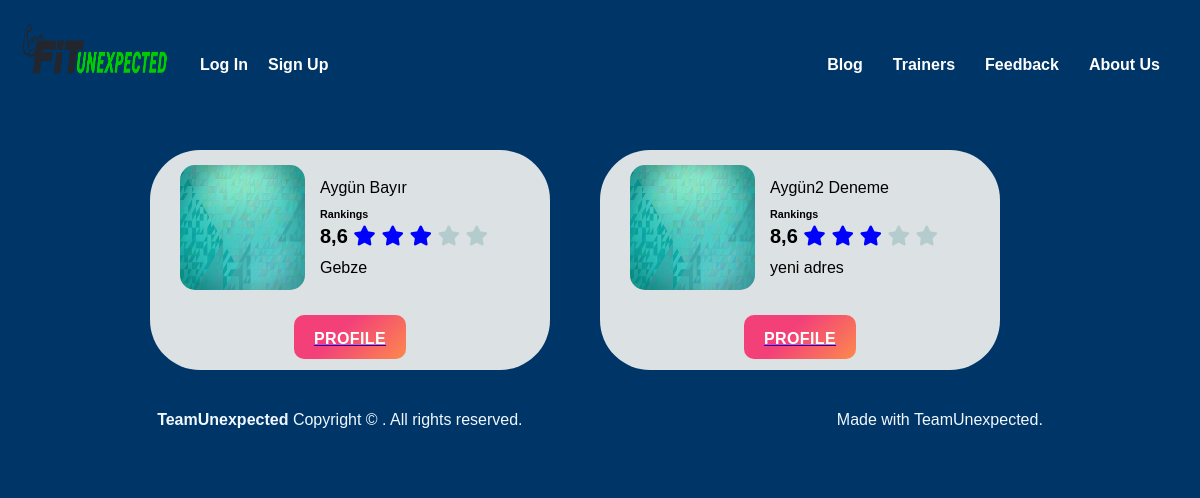
The page /trainer/index/ on the database its author committed.
### trainer/models.py (models this page shows, shortened)
class Trainer(models.Model):
    Name= models.CharField(max_length=120)
    Surname = models.CharField(max_length=120)
    City = models.CharField(max_length=120)
    Phone = models.CharField(max_length=10)
    Mail = models.EmailField(max_length=120)
    gender_dict = [
        (True, 'Erkek'),
        (False, 'Kadın')
    ]
    Gender = models.BooleanField(blank=False, null=False, choices=gender_dict)
    Address = models.TextField()
    Work_Experience = models.TextField()
    image = models.FileField(null=True,blank=True)
    Birth_Date = models.DateField()
    approval_dict = [
        (True, 'Onaylı'),
        (False, 'Onaylanmamış')
    ]
    is_approved = models.BooleanField(default=False, verbose_name = 'Onay', choices=approval_dict)
    User_ID = models.ForeignKey('auth.User', related_name='trainers', on_delete=models.CASCADE, blank=True, null=True, verbose_name='Kullanıcı Hesabı')
    def get_absolute_url(self):
        return reverse('trainer:detail', kwargs={'id': self.id})

### trainer/views.py (the view)
# urls.py: path('index/', trainer_index, name='index'),
def trainer_index(request):
    print("here")
    trainers = Trainer.objects.all()
    auth_trainer = None
    if request.user.is_authenticated:
        auth_trainer = trainers.filter(User_ID=request.user)
    return render(request, 'trainer/index.html', {'trainers': trainers, 'auth_trainer': auth_trainer})

### templates/trainer/index.html (shortened to what this page needs)
{% load static %}
<html>
  <head>
    <link rel="stylesheet" href="{% static 'css/Trainers.css' %}" />
    <link rel="stylesheet" href="{% static 'css/Header.css' %}" />
    <link rel="stylesheet" href="{% static 'css/Footer.css' %}" />
    <link
      rel="stylesheet"
      href="https://cdnjs.cloudflare.com/ajax/libs/font-awesome/5.14.0/css/all.min.css"
    />
    <link
      rel="stylesheet"
      href="https://cdnjs.cloudflare.com/ajax/libs/font-awesome/4.7.0/css/font-awesome.min.css"
    />
    <link
      rel="stylesheet"
      href="https://cdnjs.cloudflare.com/ajax/libs/font-awesome/4.7.0/css/font-awesome.min.css"
    />
    <link
      rel="stylesheet"
      href="https://cdnjs.cloudflare.com/ajax/libs/font-awesome/5.14.0/css/all.min.css"
    />
    <link rel="stylesheet" href="{% static 'css/Button.css' %}" />
  </head>
  <body>
    {% include 'header.html' %}
    <div class="profile-list">
      <div class="trainer-blocks">
        {% for trainer in trainers %}
        <div class="profile-block">
          <div class="upper-side">
            <img src="{{ trainer.image.url }}" alt="" />
            <div class="profile-inf">
              <p>{{ trainer.Name}} {{ trainer.Surname }}</p>
              <div class="ranking">
                <h6>Rankings</h6>
                <p style="margin-top: 5px; font-size: 20px; font-weight: bold">
                  8,6
                  <span class="fa fa-star checked"></span>
                  <span class="fa fa-star checked"></span>
                  <span class="fa fa-star checked"></span>
                  <span class="fa fa-star"></span>
                  <span class="fa fa-star"></span>
                </p>
              </div>
              <p>{{ trainer.Address }}</p>
            </div>
          </div>
          <div class="down-side">
            <a href="{{trainer.get_absolute_url}}">
              <button
                style="justify-items: end; margin-top: 10px"
                class="button-75"
                role="button"
              >
                <p class="text">Profile</p>
              </button></a
            >
          </div>
        </div>
        <br />
        {% endfor %}
      </div>
    </div>
  </body>
  <footer>
    <div class="footer-container">
      <div class="left-side">
        <strong>TeamUnexpected</strong>
        Copyright &copy; . All rights reserved.
      </div>
      <div class="Right-side">Made with TeamUnexpected.</div>
    </div>
  </footer>
</html>

### static/css/Trainers.css (style rules this page uses)
* { margin: 0; padding: 0; font-family: sans-serif; }
html { background: #003567; -webkit-background-size: cover; -moz-background-size: cover; -o-background-size: cover; background-size: cover; }
.profile-list { margin-top: 150px; display: flex; justify-content: center; }
.trainer-blocks { width: 900px; display: grid; grid-template-columns: repeat(auto-fill, minmax(200px, 1fr)); }
.profile-block { display: flex; flex-direction: column; padding: 0 30px; background: #dce1e3; border-radius: 50px; width: 400px; height: 220px; }
.upper-side { margin: 15px 0; display: flex; align-items: center; }
.upper-side img { width: 125px; height: 125px; border-radius: 15px; }
.profile-inf { height: 120px; margin-left: 15px; display: flex; flex-direction: column; justify-content: space-evenly; }
.down-side { margin: 0 auto; }

### static/css/Header.css (style rules this page uses)
* { margin: 0; padding: 0; box-sizing: border-box; font-family: "Poppins", sans-serif; }

### static/css/Footer.css (style rules this page uses)
footer { position: relative; margin-bottom: 0; color: aliceblue; width: 100%; background-color: #003567; height: 100px; margin-right: auto; margin-left: auto; }
.footer-container { display: flex; height: 100px; align-items: center; justify-content: space-around; }
.footer-container .left-side { width: max-content; }

### static/css/Button.css (style rules this page uses)
.button-75 { align-self: center; align-items: center; background-image: linear-gradient(135deg, #f34079 40%, #fc894d); border: 0; border-radius: 10px; box-sizing: border-box; color: #fff; cursor: pointer; display: flex; flex-direction: column; font-family: "Codec cold", sans-serif; font-size: 16px; font-weight: 700; height: 44px; justify-content: center; letter-spacing: 0.4px; line-height: 1; max-width: 200px; padding-left: 20px; padding-right: 20px; padding-top: 3px; text-decoration: none; text-transform: uppercase; user-select: none; -webkit-user-select: none; touch-action: manipulation; }
.button-75 .text { text-decoration: none; }

### templates/trainer/index.html (style rules this page uses)
.fa-star { opacity: 0.3; color: cadetblue; }
.checked { opacity: 1; color: blue; }

### rows shown on the page
Trainer: image (picture), Name "Aygün", Surname "Bayır", Address "Gebze"
Trainer: image (picture), Name "Aygün2", Surname "Deneme", Address "yeni adres"
